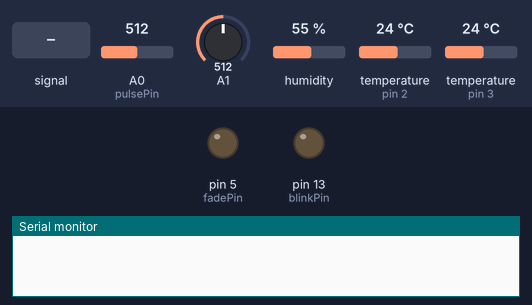
Recording of a sketch running on a simulated Arduino Uno, built with avr-gcc and run on an emulated ATmega328P. On the bench: output pins drawn as LEDs (lit = HIGH), the last lines printed to the serial monitor. Inputs (shaded band) come from the test bench; at power-on: A0 (pulsePin) = 512, A1 = 512, humidity 55 %, temperature (sensors on pin 2, pin 3) 24 °C.

Above: at 0.8 s.
0.9 s: A0 (pulsePin) fed a 2 Hz sine of ±306 counts around its level
At 1.1 s:
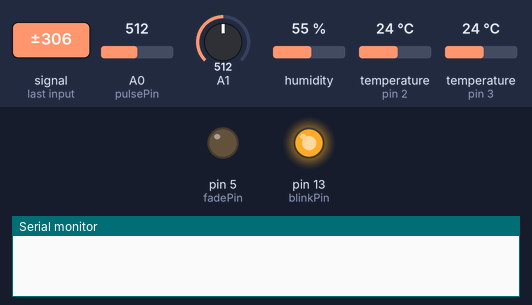
4.0 s: A0 (pulsePin) set to 520
At 4.9 s:
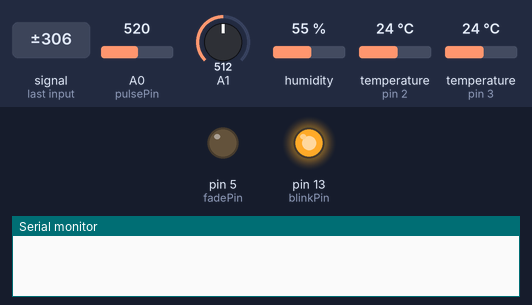
5.5 s: A0 (pulsePin) set to 511
At 8.4 s:
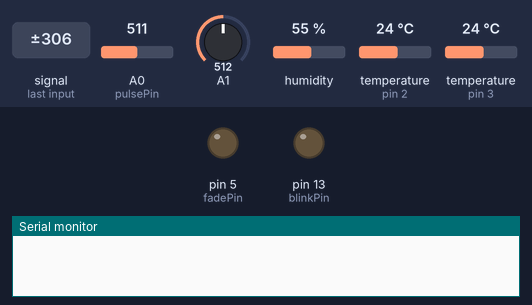
8.6 s: A0 (pulsePin) set to 716
At 27.4 s:
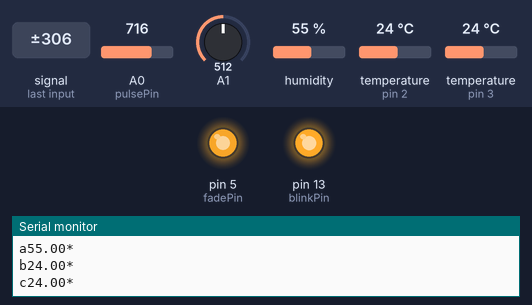
Timing chart, 0 to 29.1 s (numbered marks = the images above; inputs shaded):
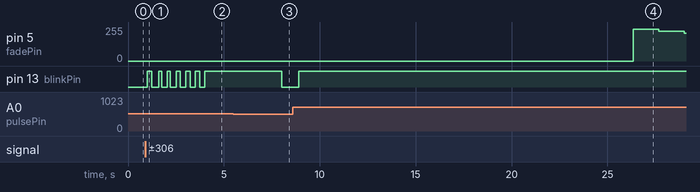

The sketch:

bp_arduino_k_sm_.ino
```cpp
#include <SoftwareSerial.h>
#include<dht.h>
#include <OneWire.h>
#include <DallasTemperature.h>

dht DHT;
#define ONE_WIRE_BUS 3
#define DHT11_PIN 2
#define MQ_PIN (1) //define which analog input channel you are going to use
#define RL_VALUE (5) //define the load resistance on the board, in kilo ohms
#define RO_CLEAN_AIR_FACTOR (9.83) //RO_CLEAR_AIR_FACTOR=(Sensor resistance in clean air)/RO,
#define CALIBARAION_SAMPLE_TIMES (50) //define how many samples you are going to take in the calibration phase
#define CALIBRATION_SAMPLE_INTERVAL (500) //define the time interal(in milisecond) between each samples in the
#define READ_SAMPLE_INTERVAL (50) //define how many samples you are going to take in normal operation
#define READ_SAMPLE_TIMES (5) //defi
#define GAS_LPG (0)
#define GAS_CO (1)
#define GAS_SMOKE (2)
#define TIM2_EN() (TIMSK2 = 0x02)
#define TIM2_DIS() (TIMSK2 = 0x00)


float LPGCurve[3] = {2.3,0.21,-0.47};
float COCurve[3] = {2.3,0.72,-0.34};
float SmokeCurve[3] ={2.3,0.53,-0.44};
float Ro = 10;

int pulsePin = 0;                 // Pulse Sensor purple wire connected to analog pin 0
int blinkPin = 13;                // pin to blink led at each beat
int fadePin = 5;                  // pin to do fancy classy fading blink at each beat
int fadeRate = 0;                 // used to fade LED on with PWM on fadePin
volatile int rate[10];                    // used to hold last ten IBI values
volatile unsigned long sampleCounter = 0;          // used to determine pulse timing
volatile unsigned long lastBeatTime = 0;           // used to find the inter beat interval
volatile int P =512;                      // used to find peak in pulse wave
volatile int T = 512;                     // used to find trough in pulse wave
volatile int thresh = 512;                // used to find instant moment of heart beat
volatile int amp = 100;                   // used to hold amplitude of pulse waveform
volatile boolean firstBeat = true;        // used to seed rate array so we startup with reasonable BPM
volatile boolean secondBeat = true;       // used to seed rate array so we startup with reasonable BPM

// these variables are volatile because they are used during the interrupt service routine!
volatile int BPM;                   // used to hold the pulse rate
volatile int Signal;                // holds the incoming raw data
volatile int IBI = 600;             // holds the time between beats, the Inter-Beat Interval
volatile boolean Pulse = false;     // true when pulse wave is high, false when it's low
volatile boolean QS = false;        // becomes true when Arduoino finds a beat.


OneWire oneWire(ONE_WIRE_BUS);
float tempMin = 999;
float tempMax = 0;
DallasTemperature sensors(&oneWire);
DeviceAddress sensor1;
SoftwareSerial swSer(0, 1);


void interruptSetup(){
  // Initializes Timer2 to throw an interrupt every 2mS.
  TCCR2A = 0x02;     // DISABLE PWM ON DIGITAL PINS 3 AND 11, AND GO INTO CTC MODE
  TCCR2B = 0x06;     // DON'T FORCE COMPARE, 256 PRESCALER
  OCR2A = 0X7C;      // SET THE TOP OF THE COUNT TO 124 FOR 500Hz SAMPLE RATE
  TIMSK2 = 0x02;     // ENABLE INTERRUPT ON MATCH BETWEEN TIMER2 AND OCR2A
  sei();             // MAKE SURE GLOBAL INTERRUPTS ARE ENABLED
}

ISR(TIMER2_COMPA_vect){                         // triggered when Timer2 counts to 124
    cli();                                      // disable interrupts while we do this
    Signal = analogRead(pulsePin);              // read the Pulse Sensor
    sampleCounter += 2;                         // keep track of the time in mS with this variable
    int N = sampleCounter - lastBeatTime;       // monitor the time since the last beat to avoid noise

//  find the peak and trough of the pulse wave
    if(Signal < thresh && N > (IBI/5)*3){       // avoid dichrotic noise by waiting 3/5 of last IBI
        if (Signal < T){                        // T is the trough
            T = Signal;                         // keep track of lowest point in pulse wave
         }
       }

    if(Signal > thresh && Signal > P){          // thresh condition helps avoid noise
        P = Signal;                             // P is the peak
       }                                        // keep track of highest point in pulse wave

  //  NOW IT'S TIME TO LOOK FOR THE HEART BEAT
  // signal surges up in value every time there is a pulse
if (N > 250){                                   // avoid high frequency noise
  if ( (Signal > thresh) && (Pulse == false) && (N > (IBI/5)*3) ){
    Pulse = true;                               // set the Pulse flag when we think there is a pulse
    digitalWrite(blinkPin,HIGH);                // turn on pin 13 LED
    IBI = sampleCounter - lastBeatTime;         // measure time between beats in mS
    lastBeatTime = sampleCounter;               // keep track of time for next pulse

         if(firstBeat){                         // if it's the first time we found a beat, if firstBeat == TRUE
             firstBeat = false;                 // clear firstBeat flag
             return;                            // IBI value is unreliable so discard it
            }
         if(secondBeat){                        // if this is the second beat, if secondBeat == TRUE
            secondBeat = false;                 // clear secondBeat flag
               for(int i=0; i<=9; i++){         // seed the running total to get a realisitic BPM at startup
                    rate[i] = IBI;
                    }
            }

    // keep a running total of the last 10 IBI values
    word runningTotal = 0;                   // clear the runningTotal variable

    for(int i=0; i<=8; i++){                // shift data in the rate array
          rate[i] = rate[i+1];              // and drop the oldest IBI value
          runningTotal += rate[i];          // add up the 9 oldest IBI values
        }

    rate[9] = IBI;                          // add the latest IBI to the rate array
    runningTotal += rate[9];                // add the latest IBI to runningTotal
    runningTotal /= 10;                     // average the last 10 IBI values
    BPM = 60000/runningTotal;               // how many beats can fit into a minute? that's BPM!
    QS = true;                              // set Quantified Self flag
    // QS FLAG IS NOT CLEARED INSIDE THIS ISR
    }
}

  if (Signal < thresh && Pulse == true){     // when the values are going down, the beat is over
      digitalWrite(blinkPin,LOW);            // turn off pin 13 LED
      Pulse = false;                         // reset the Pulse flag so we can do it again
      amp = P - T;                           // get amplitude of the pulse wave
      thresh = amp/2 + T;                    // set thresh at 50% of the amplitude
      P = thresh;                            // reset these for next time
      T = thresh;
     }

  if (N > 2500){                             // if 2.5 seconds go by without a beat
      thresh = 512;                          // set thresh default
      P = 512;                               // set P default
      T = 512;                               // set T default
      lastBeatTime = sampleCounter;          // bring the lastBeatTime up to date
      firstBeat = true;                      // set these to avoid noise
      secondBeat = true;                     // when we get the heartbeat back
     }

  sei();                                     // enable interrupts when youre done!
}// end isr
void ledFadeToBeat(){
    fadeRate -= 15;                         //  set LED fade value
    fadeRate = constrain(fadeRate,0,255);   //  keep LED fade value from going into negative numbers!
    analogWrite(fadePin,fadeRate);          //  fade LED
  }
void sendDataToProcessing(char symbol, int data ){
    Serial.print(symbol);                // symbol prefix tells Processing what type of data is coming
    Serial.println(data);                // the data to send culminating in a carriage return
}
void mostra_endereco_sensor(DeviceAddress deviceAddress)
{
  for (uint8_t i = 0; i < 8; i++)
  {
    // Adiciona zeros se necessário
    if (deviceAddress[i] < 16) Serial.print("0");
    Serial.print(deviceAddress[i], HEX);
  }
}
float MQResistanceCalculation(int raw_adc)
{
return ( ((float)RL_VALUE*(1023-raw_adc)/raw_adc));
}
float MQCalibration(int mq_pin)
{
int i;
float val=0;
for (i=0;i<CALIBARAION_SAMPLE_TIMES;i++) { //take multiple samples
val += MQResistanceCalculation(analogRead(mq_pin));
delay(CALIBRATION_SAMPLE_INTERVAL);
}
val = val/CALIBARAION_SAMPLE_TIMES; //calculate the average value
val = val/RO_CLEAN_AIR_FACTOR; //divided by RO_CLEAN_AIR_FACTOR yields the Ro
//according to the chart in the datasheet
return val;
}

float MQRead(int mq_pin)
{
int i;
float rs=0;
for (i=0;i<READ_SAMPLE_TIMES;i++) {
rs += MQResistanceCalculation(analogRead(mq_pin));
delay(READ_SAMPLE_INTERVAL);
}
rs = rs/READ_SAMPLE_TIMES;
return rs;
}
int MQGetPercentage(float rs_ro_ratio, float *pcurve)
{
return (pow(10,( ((log(rs_ro_ratio)-pcurve[1])/pcurve[2]) + pcurve[0])));
}
int MQGetGasPercentage(float rs_ro_ratio, int gas_id)
{
if ( gas_id == GAS_LPG ) {
return MQGetPercentage(rs_ro_ratio,LPGCurve);
} else if ( gas_id == GAS_CO ) {
return MQGetPercentage(rs_ro_ratio,COCurve);
} else if ( gas_id == GAS_SMOKE ) {
return MQGetPercentage(rs_ro_ratio,SmokeCurve);
}
return 0;
}
void setup() {
  pinMode(blinkPin,OUTPUT);         // pin that will blink to your heartbeat!
  pinMode(fadePin,OUTPUT);          // pin that will fade to your heartbeat!
  interruptSetup();                 // sets up to read Pulse Sensor signal ever
  Serial.begin(115200);
  swSer.begin(115200);
  Ro = MQCalibration(MQ_PIN);
  sensors.begin();
  Serial.print(sensors.getDeviceCount(), DEC);
  if (!sensors.getAddress(sensor1, 0))
     Serial.println("Sensores nao encontrados !");
  // Mostra o endereco do sensor encontrado no barramento
  Serial.print("Endereco sensor: ");
  mostra_endereco_sensor(sensor1);
}

void loop() {
TIM2_DIS();
int chk = DHT.read11(DHT11_PIN);
String degerler ="";
degerler += "a";
degerler += (DHT.humidity);
degerler += "*";
Serial.println(degerler);
swSer.println(degerler);
delay(5);
degerler = "";
degerler += "b";
degerler += (DHT.temperature);
degerler += "*";
Serial.println(degerler);
swSer.println(degerler);
delay(5);
degerler = "";
degerler += "c";
sensors.requestTemperatures();
  float tempC = sensors.getTempC(sensor1);
  // Atualiza temperaturas minima e maxima
degerler += (tempC);
degerler += "*";
Serial.println(degerler);
swSer.println(degerler);
delay(5);
TIM2_EN();
degerler = "";
degerler += "d";
degerler += (MQGetGasPercentage(MQRead(MQ_PIN)/Ro,GAS_CO));
degerler += "*";
Serial.println(degerler);
swSer.println(degerler);
delay(5);
degerler = "";
degerler += "e";
degerler += (MQGetGasPercentage(MQRead(MQ_PIN)/Ro,GAS_SMOKE));
degerler += "*";
Serial.println(degerler);
swSer.println(degerler);
delay(5);
int a = 0;
degerler = "";
degerler += "f";
if (BPM > 0)
{
  a = BPM;
  }
 if (QS == true){                       // Quantified Self flag is true when arduino finds a heartbeat
        fadeRate = 255;                  // Set 'fadeRate' Variable to 255 to fade LED with pulse
        degerler += (BPM);   // send heart rate with a 'B' prefix
        QS = false;                      // reset the Quantified Self flag for next time
     }
else {
  degerler += a;
      }
  ledFadeToBeat();
degerler += "*";
Serial.println(degerler);
swSer.println(degerler);
delay(5);
}
```

Measured:
- after the input at 0.9 s, pin 13 (blinkPin): LOW → HIGH after 0.10 s, → LOW 0.25 s later, → HIGH 0.35 s later, → LOW 0.15 s later, … (12 changes in this stretch)
- after the input at 4.0 s, pin 13 (blinkPin): goes on until 4.0 s, then stays HIGH
- after the input at 5.5 s, pin 13 (blinkPin): HIGH → LOW after 2.5 s
- after the input at 8.6 s, pin 13 (blinkPin): LOW → HIGH after 0.31 s
